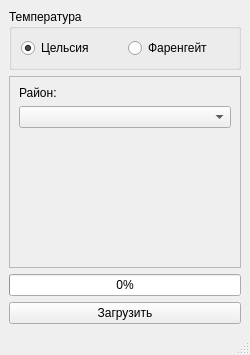
<?xml version="1.0" encoding="UTF-8"?>
<ui version="4.0">
 <class>MainWindow</class>
 <widget class="QMainWindow" name="MainWindow">
  <property name="geometry">
   <rect>
    <x>0</x>
    <y>0</y>
    <width>250</width>
    <height>355</height>
   </rect>
  </property>
  <property name="sizePolicy">
   <sizepolicy hsizetype="Minimum" vsizetype="Minimum">
    <horstretch>0</horstretch>
    <verstretch>0</verstretch>
   </sizepolicy>
  </property>
  <property name="windowTitle">
   <string>MainWindow</string>
  </property>
  <widget class="QWidget" name="centralwidget">
   <layout class="QHBoxLayout" name="horizontalLayout_2">
    <item>
     <layout class="QVBoxLayout" name="verticalLayout_2">
      <item>
       <widget class="QGroupBox" name="gB_temperature">
        <property name="sizePolicy">
         <sizepolicy hsizetype="Preferred" vsizetype="Minimum">
          <horstretch>0</horstretch>
          <verstretch>0</verstretch>
         </sizepolicy>
        </property>
        <property name="title">
         <string>Температура</string>
        </property>
        <layout class="QHBoxLayout" name="horizontalLayout">
         <item>
          <widget class="QRadioButton" name="rB_celsius">
           <property name="sizePolicy">
            <sizepolicy hsizetype="Minimum" vsizetype="Minimum">
             <horstretch>0</horstretch>
             <verstretch>0</verstretch>
            </sizepolicy>
           </property>
           <property name="text">
            <string>Цельсия</string>
           </property>
           <property name="checked">
            <bool>true</bool>
           </property>
          </widget>
         </item>
         <item>
          <widget class="QRadioButton" name="rB_fahrenheit">
           <property name="sizePolicy">
            <sizepolicy hsizetype="Minimum" vsizetype="Minimum">
             <horstretch>0</horstretch>
             <verstretch>0</verstretch>
            </sizepolicy>
           </property>
           <property name="text">
            <string>Фаренгейт</string>
           </property>
          </widget>
         </item>
        </layout>
       </widget>
      </item>
      <item>
       <widget class="QFrame" name="frame">
        <property name="sizePolicy">
         <sizepolicy hsizetype="Preferred" vsizetype="Minimum">
          <horstretch>0</horstretch>
          <verstretch>0</verstretch>
         </sizepolicy>
        </property>
        <property name="frameShape">
         <enum>QFrame::StyledPanel</enum>
        </property>
        <property name="frameShadow">
         <enum>QFrame::Raised</enum>
        </property>
        <layout class="QVBoxLayout" name="verticalLayout">
         <item>
          <widget class="QLabel" name="lb_region">
           <property name="text">
            <string>Район:</string>
           </property>
          </widget>
         </item>
         <item>
          <widget class="QComboBox" name="cB_region"/>
         </item>
         <item>
          <spacer name="verticalSpacer">
           <property name="orientation">
            <enum>Qt::Vertical</enum>
           </property>
           <property name="sizeHint" stdset="0">
            <size>
             <width>20</width>
             <height>40</height>
            </size>
           </property>
          </spacer>
         </item>
        </layout>
        <zorder>lb_region</zorder>
        <zorder>cB_region</zorder>
        <zorder>verticalSpacer</zorder>
       </widget>
      </item>
      <item>
       <widget class="QProgressBar" name="progressBar">
        <property name="maximum">
         <number>10</number>
        </property>
        <property name="value">
         <number>0</number>
        </property>
       </widget>
      </item>
      <item>
       <widget class="QPushButton" name="pB_Load">
        <property name="toolTip">
         <string/>
        </property>
        <property name="text">
         <string>Загрузить</string>
        </property>
       </widget>
      </item>
     </layout>
    </item>
   </layout>
  </widget>
  <widget class="QMenuBar" name="menubar">
   <property name="geometry">
    <rect>
     <x>0</x>
     <y>0</y>
     <width>250</width>
     <height>25</height>
    </rect>
   </property>
  </widget>
  <widget class="QStatusBar" name="statusbar"/>
 </widget>
 <resources/>
 <connections/>
</ui>
